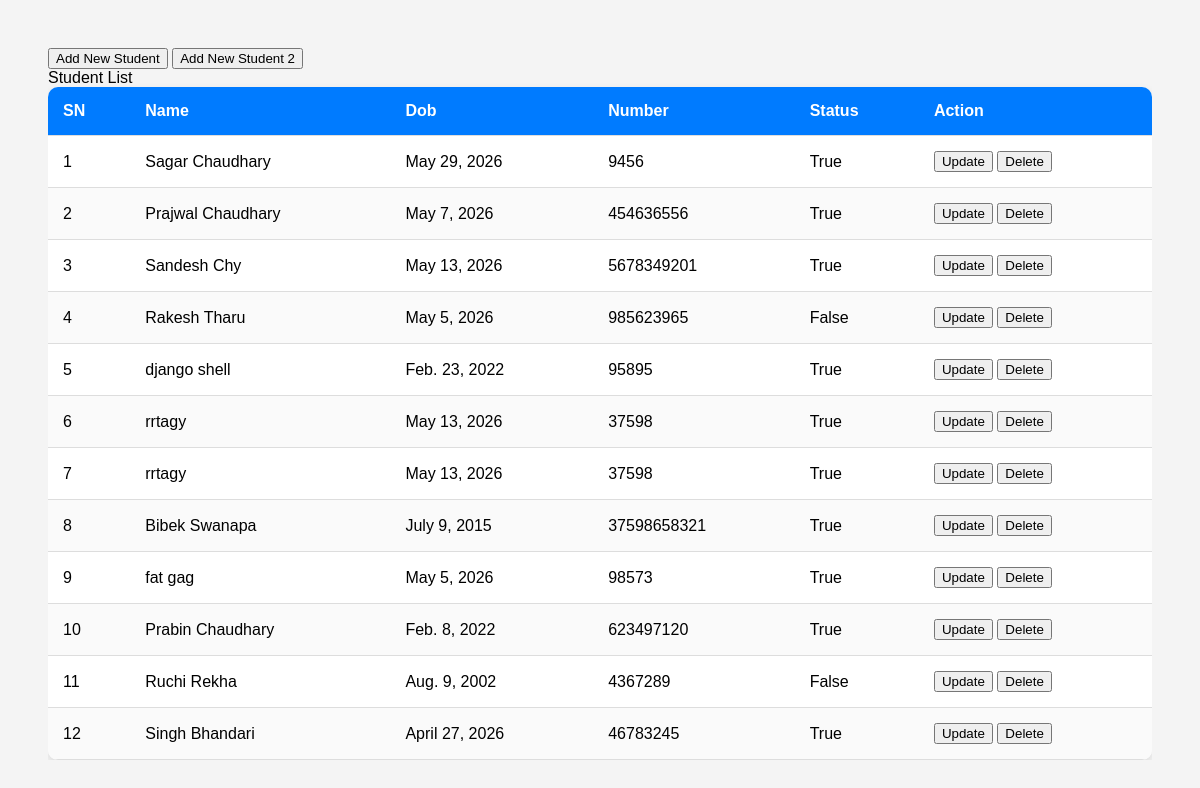
Before: /home/student_list/ with the older database file.
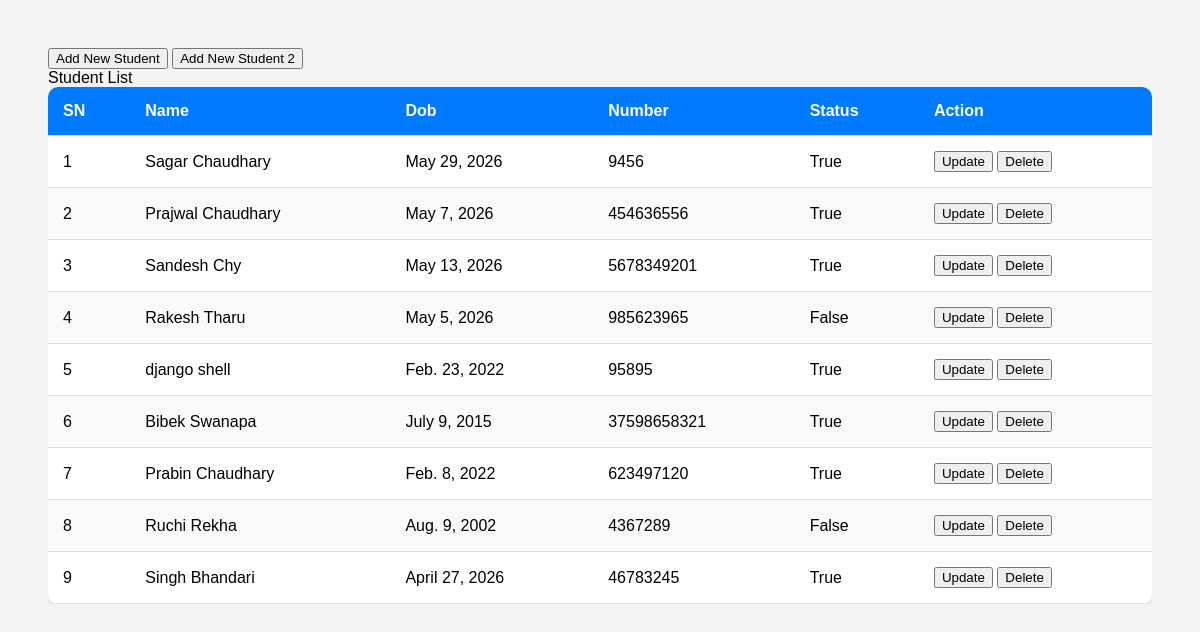
After: the same page with the newer database file.
### home/models.py (models this page shows, shortened)
class Student(models.Model):
    name = models.CharField(max_length=100,
                            null=True, blank=True,
                            help_text="student full name",
                            verbose_name="Student Name")
    dob = models.DateField()
    number = models.PositiveIntegerField(default=0)
    is_active = models.BooleanField(default=True)
    class Meta:
        db_table = "student" # mathiko table name lai 'student' table ma override garnalai

### home/views.py (the view)
# urls.py: path('student_list/', student_list, name="student"),
def student_list(request):
    student = Student.objects.all()
    context = {
        "student": student
    }
    return render(request,'student/index.html', context)

### home/templates/student/index.html (shortened to what this page needs)
<!DOCTYPE html>
<html lang="en">
<head>
</head>
<body>
  <div class="table-container">
    <a href="/home/student_create2/"><button >Add New Student</button></a>
    <a href="{% url 'create2' %}"> <button >Add New Student 2</button></a><br>
    <th1>Student List</th1>
    <table>
      <thead>
        <tr>
          <th>SN</th>
          <th>Name</th>
          <th>Dob</th>
          <th>Number</th>
          <th>Status</th>
          <th>Action</th>
        </tr>
      </thead>
      <tbody>
        {% for i in student %}
        <tr>
          <td>{{forloop.counter}}</td>
          <td>{{i.name}}</td>
          <td>{{i.dob}}</td>
          <td>{{i.number}}</td>
          <td>{{i.is_active}}</td>
          <td><a href="{% url 'update' i.id %}"><button >Update</button></a>
              <a href="{% url "delete" i.id %}"><button >Delete</button></a>
          </td>
        </tr>
        {% endfor %}
      </tbody>
    </table>
  </div>
</body>
</html>

Changed rows visible on the page:
removed Student: name "rrtagy", dob "May 13, 2026", number "37598", is_active "True"
removed Student: name "rrtagy", dob "May 13, 2026", number "37598", is_active "True"
removed Student: name "fat gag", dob "May 5, 2026", number "98573", is_active "True"
